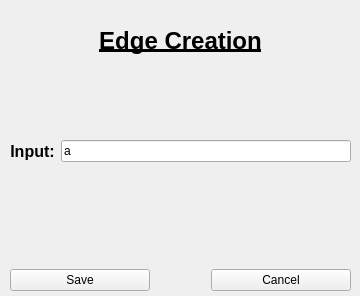
<?xml version="1.0" encoding="UTF-8"?>
<ui version="4.0">
 <class>MainWindow</class>
 <widget class="QMainWindow" name="MainWindow">
  <property name="geometry">
   <rect>
    <x>0</x>
    <y>0</y>
    <width>360</width>
    <height>296</height>
   </rect>
  </property>
  <property name="windowTitle">
   <string>MainWindow</string>
  </property>
  <widget class="QWidget" name="edge_dialog">
   <widget class="QWidget" name="verticalLayoutWidget">
    <property name="geometry">
     <rect>
      <x>10</x>
      <y>10</y>
      <width>341</width>
      <height>281</height>
     </rect>
    </property>
    <layout class="QVBoxLayout" name="verticalLayout" stretch="1,1,1,1,1">
     <item>
      <widget class="QLabel" name="label_7">
       <property name="sizePolicy">
        <sizepolicy hsizetype="Preferred" vsizetype="Preferred">
         <horstretch>0</horstretch>
         <verstretch>0</verstretch>
        </sizepolicy>
       </property>
       <property name="styleSheet">
        <string notr="true">font-size: 24px;
font-weight: bold;
font-family: Arial;
text-decoration: underline;
</string>
       </property>
       <property name="text">
        <string>Edge Creation</string>
       </property>
       <property name="alignment">
        <set>Qt::AlignCenter</set>
       </property>
      </widget>
     </item>
     <item>
      <spacer name="verticalSpacer_3">
       <property name="orientation">
        <enum>Qt::Vertical</enum>
       </property>
       <property name="sizeHint" stdset="0">
        <size>
         <width>20</width>
         <height>40</height>
        </size>
       </property>
      </spacer>
     </item>
     <item>
      <layout class="QFormLayout" name="formLayout">
       <property name="verticalSpacing">
        <number>16</number>
       </property>
       <item row="0" column="0">
        <widget class="QLabel" name="label_8">
         <property name="styleSheet">
          <string notr="true">font-family: Arial;
font-size: 16px;
font-weight: bold;</string>
         </property>
         <property name="text">
          <string>Input:</string>
         </property>
         <property name="alignment">
          <set>Qt::AlignCenter</set>
         </property>
        </widget>
       </item>
       <item row="0" column="1">
        <widget class="QLineEdit" name="inputEdge_lineEdit">
         <property name="text">
          <string>a</string>
         </property>
        </widget>
       </item>
      </layout>
     </item>
     <item>
      <spacer name="verticalSpacer_4">
       <property name="orientation">
        <enum>Qt::Vertical</enum>
       </property>
       <property name="sizeHint" stdset="0">
        <size>
         <width>228</width>
         <height>98</height>
        </size>
       </property>
      </spacer>
     </item>
     <item>
      <layout class="QGridLayout" name="gridLayout" columnstretch="5,2,5">
       <item row="0" column="1">
        <spacer name="horizontalSpacer">
         <property name="orientation">
          <enum>Qt::Horizontal</enum>
         </property>
         <property name="sizeHint" stdset="0">
          <size>
           <width>40</width>
           <height>20</height>
          </size>
         </property>
        </spacer>
       </item>
       <item row="0" column="0">
        <widget class="QPushButton" name="saveEdge_pushButton">
         <property name="text">
          <string>Save</string>
         </property>
        </widget>
       </item>
       <item row="0" column="2">
        <widget class="QPushButton" name="cancelEdge_pushButton">
         <property name="text">
          <string>Cancel</string>
         </property>
        </widget>
       </item>
      </layout>
     </item>
    </layout>
   </widget>
  </widget>
 </widget>
 <resources/>
 <connections/>
</ui>
